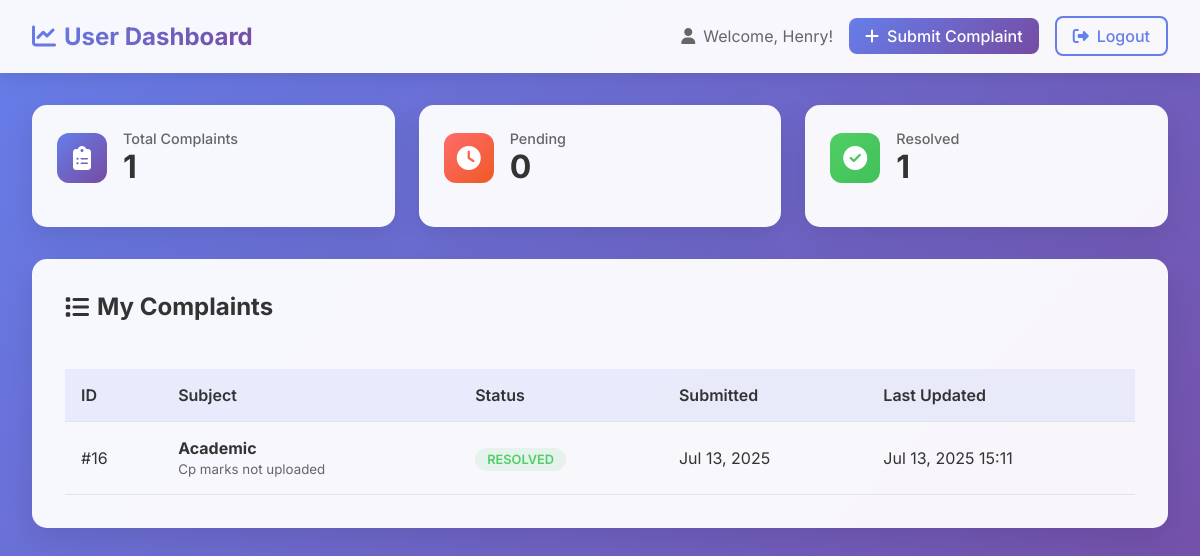
Screenshot of /user/dashboard/ (signed in) with the database file from the repository.
### complaints/models.py (models this page shows, shortened)
class Complaint(models.Model):
    STATUS_CHOICES = [
        ('Pending', 'Pending'),
        ('In Progress', 'In Progress'),
        ('Resolved', 'Resolved'),
        ('Closed', 'Closed'),
    ]
    PRIORITY_CHOICES = [
        ('Low', 'Low'),
        ('Medium', 'Medium'),
        ('High', 'High'),
        ('Urgent', 'Urgent'),
    ]
    user = models.ForeignKey(User, on_delete=models.CASCADE, related_name='complaints', null=True, blank=True)
    name = models.CharField(max_length=100)
    email = models.EmailField()
    subject = models.CharField(max_length=200)
    message = models.TextField()
    status = models.CharField(max_length=15, choices=STATUS_CHOICES, default='Pending')
    priority = models.CharField(max_length=10, choices=PRIORITY_CHOICES, default='Medium')
    submitted_at = models.DateTimeField(auto_now_add=True)
    updated_at = models.DateTimeField(auto_now=True)
    admin_notes = models.TextField(blank=True, null=True)
    attachment = models.FileField(upload_to='complaint_attachments/', blank=True, null=True)

### complaints/views.py (the view)
# urls.py: path('user/dashboard/', views.user_dashboard, name='user_dashboard'),
@login_required
def user_dashboard(request):
    complaints = Complaint.objects.filter(user=request.user).order_by('-submitted_at')
    total_complaints = complaints.count()
    pending_complaints = complaints.filter(status='Pending').count()
    resolved_complaints = complaints.filter(status='Resolved').count()
    context = {
        'complaints': complaints,
        'total_complaints': total_complaints,
        'pending_complaints': pending_complaints,
        'resolved_complaints': resolved_complaints,
    }
    return render(request, 'complaints/user_dashboard.html', context)

### complaints/templates/complaints/user_dashboard.html (shortened to what this page needs)
<!DOCTYPE html>
<html lang="en">
<head>
    <link href="https://cdnjs.cloudflare.com/ajax/libs/font-awesome/6.4.0/css/all.min.css" rel="stylesheet">
</head>
<body>
    <header class="header">
        <div class="header-content">
            <div class="logo">
                <i class="fas fa-chart-line"></i>
                User Dashboard
            </div>
            <div class="user-menu">
                <div class="user-info">
                    <i class="fas fa-user"></i>
                    Welcome, {{ user.username }}!
                </div>
                <a href="{% url 'submit_complaint' %}" class="btn btn-primary">
                    <i class="fas fa-plus"></i>
                    Submit Complaint
                </a>
                <a href="{% url 'user_logout' %}" class="btn btn-outline">
                    <i class="fas fa-sign-out-alt"></i>
                    Logout
                </a>
            </div>
        </div>
    </header>
    <main class="main-content">
        <div class="stats-grid">
            <div class="stat-card">
                <div class="stat-header">
                    <div class="stat-icon total">
                        <i class="fas fa-clipboard-list"></i>
                    </div>
                    <div>
                        <div class="stat-title">Total Complaints</div>
                        <div class="stat-value">{{ total_complaints }}</div>
                    </div>
                </div>
            </div>
            <div class="stat-card">
                <div class="stat-header">
                    <div class="stat-icon pending">
                        <i class="fas fa-clock"></i>
                    </div>
                    <div>
                        <div class="stat-title">Pending</div>
                        <div class="stat-value">{{ pending_complaints }}</div>
                    </div>
                </div>
            </div>
            <div class="stat-card">
                <div class="stat-header">
                    <div class="stat-icon resolved">
                        <i class="fas fa-check-circle"></i>
                    </div>
                    <div>
                        <div class="stat-title">Resolved</div>
                        <div class="stat-value">{{ resolved_complaints }}</div>
                    </div>
                </div>
            </div>
        </div>
        <div class="complaints-section">
            <div class="section-header">
                <h2 class="section-title">
                    <i class="fas fa-list"></i>
                    My Complaints
                </h2>
            </div>
            {% if complaints %}
                <div class="table-container">
                    <table class="complaints-table">
                        <thead>
                            <tr>
                                <th>ID</th>
                                <th>Subject</th>
                                <th>Status</th>
                                <th>Submitted</th>
                                <th>Last Updated</th>
                            </tr>
                        </thead>
                        <tbody>
                            {% for complaint in complaints %}
                            <tr>
                                <td>#{{ complaint.id }}</td>
                                <td>
                                    <strong>{{ complaint.subject }}</strong>
                                    <br>
                                    <small style="color: #666;">{{ complaint.message|truncatechars:50 }}</small>
                                </td>
                                <td>
                                    <span class="status-badge status-{{ complaint.status|lower }}">
                                        {{ complaint.status }}
                                    </span>
                                </td>
                                <td>{{ complaint.submitted_at|date:"M d, Y" }}</td>
                                <td>{{ complaint.submitted_at|date:"M d, Y H:i" }}</td>
                            </tr>
                            {% endfor %}
                        </tbody>
                    </table>
                </div>
            {% endif %}
        </div>
    </main>
    <link rel="stylesheet" type="text/css" href="https://cdn.jsdelivr.net/npm/toastify-js/src/toastify.min.css">
</body>
</html>

### complaints/templates/complaints/user_dashboard.html (style rules this page uses)
* { margin: 0; padding: 0; box-sizing: border-box; }
body { font-family: 'Inter', sans-serif; background: linear-gradient(135deg, #667eea 0%, #764ba2 100%); min-height: 100vh; color: #333; }
.header { background: rgba(255, 255, 255, 0.95); backdrop-filter: blur(20px); padding: 1rem 2rem; box-shadow: 0 4px 20px rgba(0, 0, 0, 0.1); border-bottom: 1px solid rgba(255, 255, 255, 0.2); }
.header-content { display: flex; justify-content: space-between; align-items: center; max-width: 1200px; margin: 0 auto; }
.logo { display: flex; align-items: center; gap: 0.5rem; font-size: 1.5rem; font-weight: 700; background: linear-gradient(135deg, #667eea, #764ba2); -webkit-background-clip: text; -webkit-text-fill-color: transparent; background-clip: text; }
.user-menu { display: flex; align-items: center; gap: 1rem; }
.user-info { display: flex; align-items: center; gap: 0.5rem; color: #666; }
.btn { padding: 0.5rem 1rem; border: none; border-radius: 8px; text-decoration: none; font-weight: 500; transition: all 0.3s ease; cursor: pointer; display: inline-flex; align-items: center; gap: 0.5rem; }
.btn-primary { background: linear-gradient(135deg, #667eea, #764ba2); color: white; }
.btn-outline { background: transparent; color: #667eea; border: 2px solid #667eea; }
.main-content { max-width: 1200px; margin: 2rem auto; padding: 0 2rem; }
.stats-grid { display: grid; grid-template-columns: repeat(auto-fit, minmax(250px, 1fr)); gap: 1.5rem; margin-bottom: 2rem; }
.stat-card { background: rgba(255, 255, 255, 0.95); backdrop-filter: blur(20px); border-radius: 15px; padding: 1.5rem; box-shadow: 0 10px 30px rgba(0, 0, 0, 0.1); border: 1px solid rgba(255, 255, 255, 0.2); transition: transform 0.3s ease; }
.stat-header { display: flex; align-items: center; gap: 1rem; margin-bottom: 1rem; }
.stat-icon { width: 50px; height: 50px; border-radius: 12px; display: flex; align-items: center; justify-content: center; font-size: 1.5rem; color: white; }
.stat-icon.total { background: linear-gradient(135deg, #667eea, #764ba2); }
.stat-icon.pending { background: linear-gradient(135deg, #ff6b6b, #ee5a24); }
.stat-icon.resolved { background: linear-gradient(135deg, #51cf66, #40c057); }
.stat-title { font-size: 0.9rem; color: #666; font-weight: 500; }
.stat-value { font-size: 2rem; font-weight: 700; color: #333; }
.complaints-section { background: rgba(255, 255, 255, 0.95); backdrop-filter: blur(20px); border-radius: 15px; padding: 2rem; box-shadow: 0 10px 30px rgba(0, 0, 0, 0.1); border: 1px solid rgba(255, 255, 255, 0.2); }
.section-header { display: flex; justify-content: space-between; align-items: center; margin-bottom: 2rem; }
.section-title { font-size: 1.5rem; font-weight: 700; color: #333; display: flex; align-items: center; gap: 0.5rem; }
.table-container { overflow-x: auto; }
.complaints-table { width: 100%; border-collapse: collapse; margin-top: 1rem; }
.complaints-table th, .complaints-table td { padding: 1rem; text-align: left; border-bottom: 1px solid #e1e5e9; }
.complaints-table th { background: rgba(102, 126, 234, 0.1); font-weight: 600; color: #333; }
.status-badge { padding: 0.25rem 0.75rem; border-radius: 20px; font-size: 0.8rem; font-weight: 600; text-transform: uppercase; }
.status-resolved { background: rgba(81, 207, 102, 0.1); color: #51cf66; }

### rows the page displays
Complaint: id "16", subject "Academic", message "Cp marks not uploaded", status "RESOLVED", submitted_at "Jul 13, 2025", submitted_at "Jul 13, 2025 15:11"

### other values shown
{{ user.username }} "Henry"
{{ total_complaints }} "1"
{{ pending_complaints }} "0"
{{ resolved_complaints }} "1"
